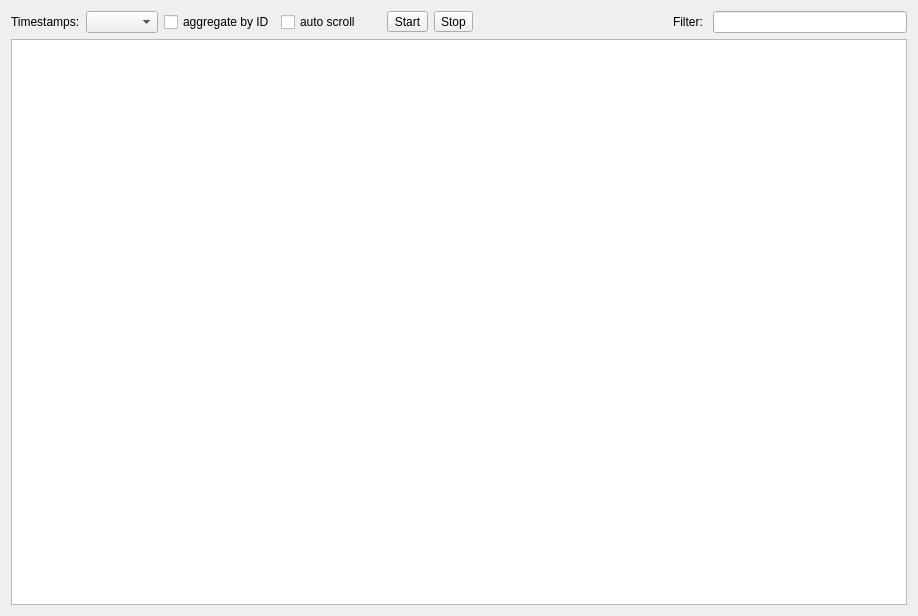
<?xml version="1.0" encoding="UTF-8"?>
<ui version="4.0">
 <class>TraceWindow</class>
 <widget class="QWidget" name="TraceWindow">
  <property name="geometry">
   <rect>
    <x>0</x>
    <y>0</y>
    <width>918</width>
    <height>616</height>
   </rect>
  </property>
  <property name="windowTitle">
   <string>Trace View</string>
  </property>
  <layout class="QVBoxLayout" name="verticalLayout">
   <item>
    <widget class="QWidget" name="widget" native="true">
     <layout class="QHBoxLayout" name="horizontalLayout">
      <property name="leftMargin">
       <number>0</number>
      </property>
      <property name="topMargin">
       <number>0</number>
      </property>
      <property name="rightMargin">
       <number>0</number>
      </property>
      <property name="bottomMargin">
       <number>0</number>
      </property>
      <item>
       <widget class="QLabel" name="label">
        <property name="text">
         <string>Timestamps:</string>
        </property>
       </widget>
      </item>
      <item>
       <widget class="QComboBox" name="cbTimestampMode"/>
      </item>
      <item>
       <widget class="QCheckBox" name="cbAggregated">
        <property name="text">
         <string>aggregate by ID</string>
        </property>
        <property name="checked">
         <bool>false</bool>
        </property>
       </widget>
      </item>
      <item>
       <widget class="QCheckBox" name="cbAutoScroll">
        <property name="text">
         <string>auto scroll</string>
        </property>
       </widget>
      </item>
      <item>
       <spacer name="horizontalSpacer_2">
        <property name="orientation">
         <enum>Qt::Orientation::Horizontal</enum>
        </property>
        <property name="sizeType">
         <enum>QSizePolicy::Policy::Fixed</enum>
        </property>
        <property name="sizeHint" stdset="0">
         <size>
          <width>20</width>
          <height>10</height>
         </size>
        </property>
       </spacer>
      </item>
      <item>
       <widget class="QToolButton" name="startButton">
        <property name="text">
         <string>Start</string>
        </property>
       </widget>
      </item>
      <item>
       <widget class="QToolButton" name="stopButton">
        <property name="text">
         <string>Stop</string>
        </property>
       </widget>
      </item>
      <item>
       <spacer name="horizontalSpacer">
        <property name="orientation">
         <enum>Qt::Orientation::Horizontal</enum>
        </property>
        <property name="sizeHint" stdset="0">
         <size>
          <width>40</width>
          <height>20</height>
         </size>
        </property>
       </spacer>
      </item>
      <item>
       <widget class="QLabel" name="label_2">
        <property name="text">
         <string>Filter: </string>
        </property>
       </widget>
      </item>
      <item>
       <widget class="QLineEdit" name="filterLineEdit"/>
      </item>
     </layout>
    </widget>
   </item>
   <item>
    <widget class="QTreeView" name="tree">
     <property name="verticalScrollMode">
      <enum>QAbstractItemView::ScrollMode::ScrollPerPixel</enum>
     </property>
    </widget>
   </item>
  </layout>
 </widget>
 <resources/>
 <connections/>
</ui>
